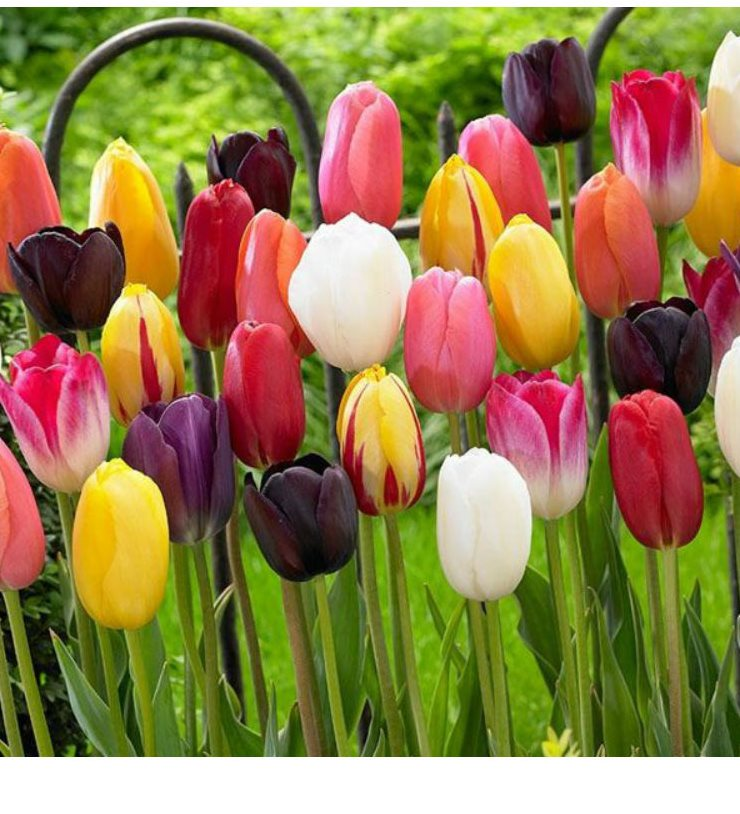
#> input picture lale.jpg, 740 x 814 px
$ python kenarTespiti.py
#> lines starting #> are read from the running program, lines starting #| are printed output that depends on the picture
import cv2
import numpy as np

orjinal=cv2.imread("lale.jpg")
#> orjinal is the input picture: shape (814, 740, 3); mean B, G, R 74.6, 125.4, 147
gri=cv2.cvtColor(orjinal,cv2.COLOR_BGR2GRAY)
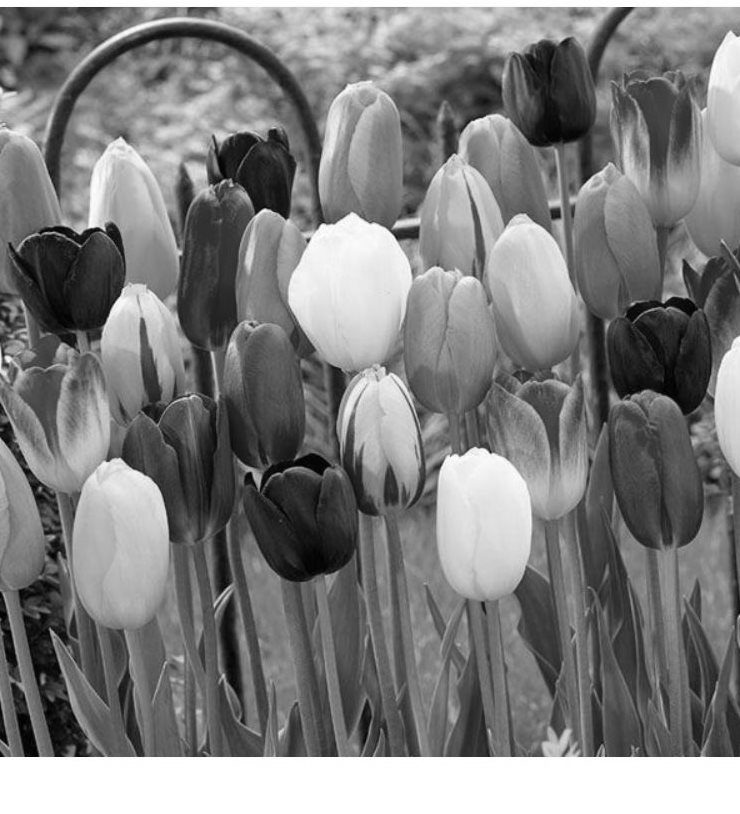
#> gri: shape (814, 740); min 0, max 255, mean 126.1

kenar=cv2.Canny(gri,125,255)
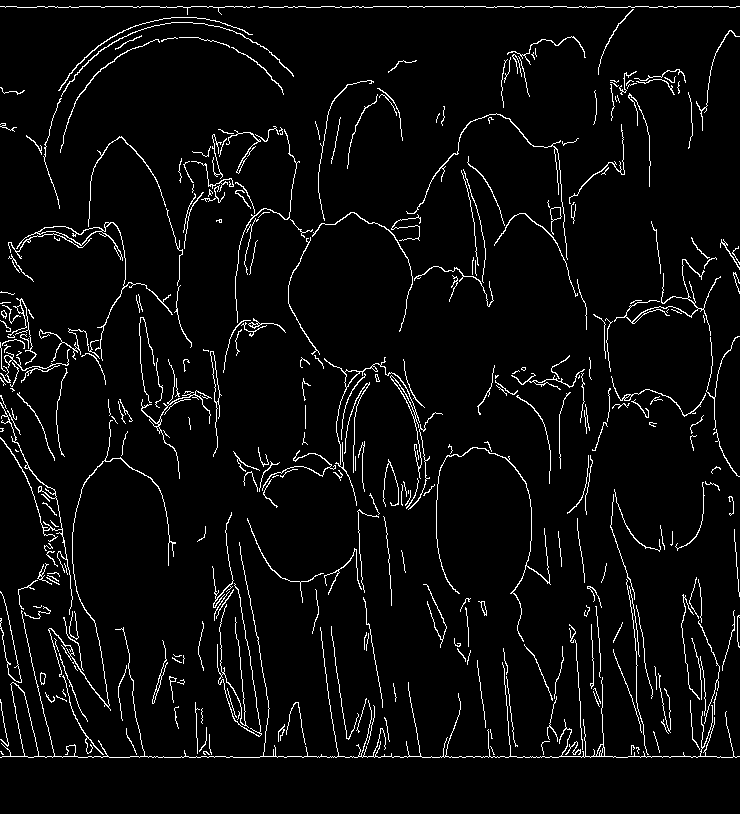
#> kenar: shape (814, 740); 4.4% white in thin lines or dots

cv2.imshow("orjinal",orjinal)
cv2.imshow("kenar",kenar)

cv2.waitKey(0)
cv2.destroyAllWindows
